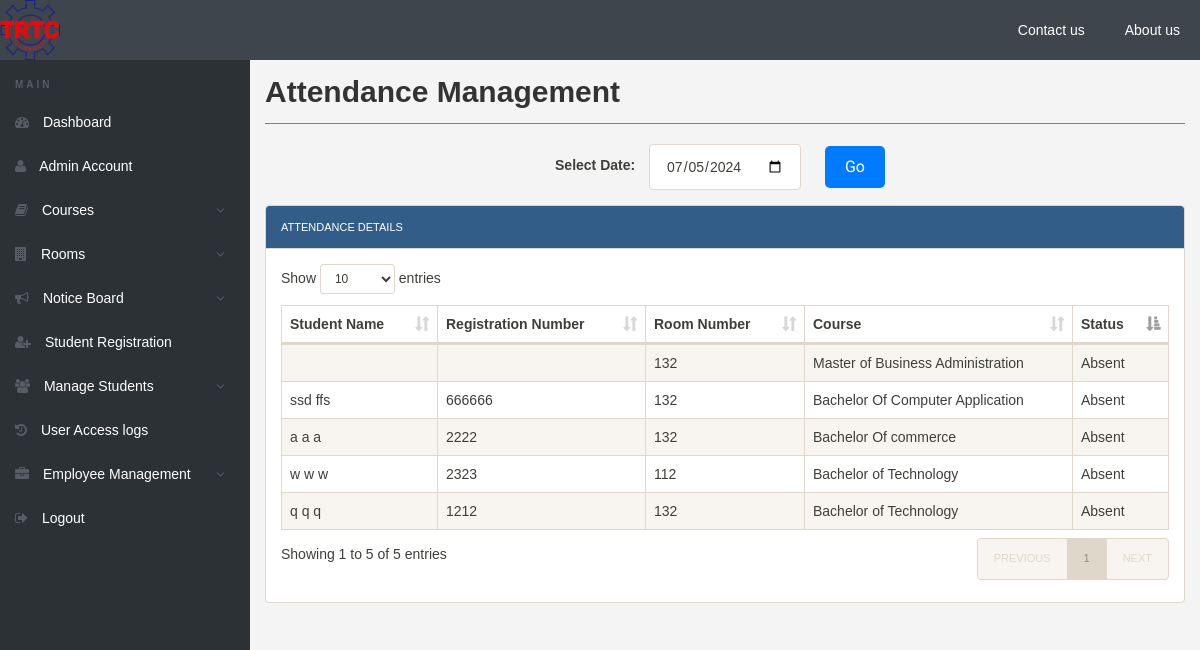
Page /hostel/admin/attendance.php (signed in) on the committed database.
### tables this page shows
CREATE TABLE `registration` (
  `id` int(11) NOT NULL,
  `roomno` int(11) DEFAULT NULL,
  `seater` int(11) DEFAULT NULL,
  `feespm` int(11) DEFAULT NULL,
  `foodstatus` int(11) DEFAULT NULL,
  `stayfrom` date DEFAULT NULL,
  `duration` int(11) DEFAULT NULL,
  `course` varchar(500) DEFAULT NULL,
  `regno` int(11) DEFAULT NULL,
  `firstName` varchar(500) DEFAULT NULL,
  `middleName` varchar(500) DEFAULT NULL,
  `lastName` varchar(500) DEFAULT NULL,
  `gender` varchar(250) DEFAULT NULL,
  `contactno` bigint(11) DEFAULT NULL,
  `emailid` varchar(500) DEFAULT NULL,
  `egycontactno` bigint(11) DEFAULT NULL,
  `guardianName` varchar(500) DEFAULT NULL,
  `guardianRelation` varchar(500) DEFAULT NULL,
  `guardianContactno` bigint(11) DEFAULT NULL,
  `corresAddress` varchar(500) DEFAULT NULL,
  `corresCIty` varchar(500) DEFAULT NULL,
  `corresState` varchar(500) DEFAULT NULL,
  `corresPincode` int(11) DEFAULT NULL,
  `pmntAddress` varchar(500) DEFAULT NULL,
  `pmntCity` varchar(500) DEFAULT NULL,
  `pmnatetState` varchar(500) DEFAULT NULL,
  `pmntPincode` int(11) DEFAULT NULL,
  `postingDate` timestamp NULL DEFAULT current_timestamp(),
  `updationDate` varchar(500) DEFAULT NULL
);

CREATE TABLE `userregistration` (
  `id` int(11) NOT NULL,
  `regNo` varchar(255) DEFAULT NULL,
  `firstName` varchar(255) DEFAULT NULL,
  `middleName` varchar(255) DEFAULT NULL,
  `lastName` varchar(255) DEFAULT NULL,
  `gender` varchar(255) DEFAULT NULL,
  `contactNo` bigint(20) DEFAULT NULL,
  `email` varchar(255) DEFAULT NULL,
  `password` varchar(255) DEFAULT NULL,
  `regDate` timestamp NULL DEFAULT current_timestamp(),
  `updationDate` varchar(45) DEFAULT NULL,
  `passUdateDate` varchar(45) DEFAULT NULL
);

### hostel/admin/attendance.php (the view, shortened to what this page needs)
<?php
include('includes/config.php');
$selected_date = isset($_POST['selected_date']) ? $_POST['selected_date'] : date('Y-m-d');
$current_date = date('Y-m-d');
if ($selected_date > $current_date) {
    $result = false;
} else {
    $fetchQuery = "SELECT a.id as attendance_id, r.roomno, r.course, u.firstName, u.middleName, u.lastName, u.regNo, a.date, COALESCE(a.status, 'Absent') as status
                  FROM registration r
                  LEFT JOIN userregistration u ON r.regno = u.regno
                  LEFT JOIN attendance a ON u.id = a.user_id AND a.date = '$selected_date'
                  ORDER BY r.id ASC";
    $result = mysqli_query($mysqli, $fetchQuery);
}
?>
<!DOCTYPE html>
<html lang="en">
<head>
    <link rel="stylesheet" href="css/font-awesome.min.css">
    <link rel="stylesheet" href="css/bootstrap.min.css">
    <link rel="stylesheet" href="css/dataTables.bootstrap.min.css">
    <link rel="stylesheet" href="css/bootstrap-social.css">
    <link rel="stylesheet" href="css/bootstrap-select.css">
    <link rel="stylesheet" href="css/fileinput.min.css">
    <link rel="stylesheet" href="css/awesome-bootstrap-checkbox.css">
    <link rel="stylesheet" href="css/style.css">
    <link rel="stylesheet" href="css/attendance.css">
</head>
<body>
    <?php include("includes/header.php"); ?>
    <div class="ts-main-content">
        <?php include("includes/sidebar.php"); ?>
        <div class="content-wrapper">
            <div class="container-fluid">
                <div class="row">
                    <div class="col-md-12">
                        <h2 class="page-title">Attendance Management</h2>
                        <form method="post" class="form-inline custom-inline-form" style="margin-bottom: 15px">
                            <div class="form-group">
                                <label for="selected_date">Select Date:</label>
                                <input type="date" class="form-control" id="selected_date" name="selected_date" value="<?php echo $selected_date; ?>">
                            </div>
                            <button type="submit" class="btn btn-primary">Go</button>
                        </form>
                        <div class="panel panel-default">
                            <div class="panel-heading" style="background-color: #325d88;color:white">Attendance Details</div>
                            <div class="panel-body">
                                <?php if ($selected_date > $current_date): ?>
                                    <p>No attendance records available for future dates.</p>
                                <?php else: ?>
                                    <table id="attendanceTable" class="table table-striped table-bordered" style="width:100%">
                                        <thead>
                                            <tr>
                                                <th>Student Name</th>
                                                <th>Registration Number</th>
                                                <th>Room Number</th>
                                                <th>Course</th>
                                                <th>Status</th>
                                            </tr>
                                        </thead>
                                        <tbody>
                                            <?php
                                            if (mysqli_num_rows($result) > 0) {
                                                while ($row = mysqli_fetch_assoc($result)) {
                                                    echo "<tr>";
                                                    echo "<td>" . htmlspecialchars($row['firstName'] . ' ' . $row['middleName'] . ' ' . $row['lastName']) . "</td>";
                                                    echo "<td>" . htmlspecialchars($row['regNo']) . "</td>";
                                                    echo "<td>" . htmlspecialchars($row['roomno']) . "</td>";
                                                    echo "<td>" . htmlspecialchars($row['course']) . "</td>";
                                                    echo "<td>" . htmlspecialchars($row['status']) . "</td>";
                                                    echo "</tr>";
                                                }
                                            } else {
                                                echo "<tr><td colspan='5'>No attendance records found</td></tr>";
                                            }
                                            ?>
                                        </tbody>
                                    </table>
                                <?php endif; ?>
                            </div>
                        </div>
                    </div>
                </div>
            </div>
        </div>
    </div>
</body>
</html>

### hostel/admin/includes/header.php (shortened to what this page needs)
<head>
	<link rel="stylesheet" href="css/head-side.css">
</head>
<?php if($_SESSION['id'])
{ ?><div class="brand clearfix" style="height:60px">
		<a href="https://trtcguwahati.org/"><img class="image" src="img/logo.png" style="height:60px; width:60px" alt="logo"></a>
		<ul class="ts-profile-nav">
            <li>
                <a href="https://trtcguwahati.org/contact.html">Contact us</a>
            </li>
            <li>
                <a href="https://trtcguwahati.org/about.html">About us</a>
            </li>
        </ul>
	</div>
	<?php } ?>

### hostel/admin/includes/sidebar.php (shortened to what this page needs)
<head>
</head>
<body>
    <nav class="ts-sidebar">
        <ul class="ts-sidebar-menu">
            <li class="ts-label">Main</li>
            <li><a href="dashboard.php"><i class="fa fa-tachometer"></i> Dashboard</a></li>
            <li><a href="admin-profile.php"><i class="fa fa-user"></i> Admin Account</a></li>
            <li><a href="#"><i class="fa fa-book"></i> Courses</a>
            </li>
            <li><a href="#"><i class="fa fa-building"></i> Rooms</a>
            </li>
            <li><a href="#"><i class="fa fa-bullhorn"></i> Notice Board</a>
            </li>
            <li><a href="registration.php"><i class="fa fa-user-plus"></i> Student Registration</a></li>
            <li class="menu-item-has-children">
                <a href="#"><i class="fa fa-users"></i> Manage Students</a>
            </li>
            <li><a href="access-log.php"><i class="fa fa-history"></i> User Access logs</a></li>
            <li><a href="#"><i class="fa fa-briefcase"></i> Employee Management</a>
            </li>
            <li><a href="logout.php"><i class="fa fa-sign-out"></i> Logout</a></li>
        </ul>
    </nav>
</body>

### hostel/admin/css/style.css (style rules this page uses)
html { font-size: 14px; }
@media only screen and (min-width: 480px) { html { font-size: 17px; } }
@media only screen and (min-width: 768px) { html { font-size: 14px; } }
body { font-size: 1em; }
a { color: #37a6c4; }
.btn { font-family: 'Oswald', sans-serif; }
.panel { overflow: hidden; }
ul, li { margin: 0; padding: 0; list-style: none; }
.btn { text-transform: none; }
.page-title { padding-bottom: 15px; margin-bottom: 20px; border-bottom: 1px solid #f0f0f0; }
.brand { background: #3e454c; position: relative; z-index: 3; position: fixed; width: 100%; top: 0; }
.brand .ts-profile-nav { float: right; display: none; }
.brand .ts-profile-nav li { float: left; position: relative; }
.brand .ts-profile-nav li a { display: block; padding: 20px; color: #fff; }
@media only screen and (min-width: 992px) { .brand .ts-profile-nav { display: block; } }
.ts-sidebar { background: #2c3136; max-height: 0; transition: max-height 0.3s; overflow: hidden; position: fixed; z-index: 2; width: 100%; bottom: 0; top: 60px; overflow-y: auto; }
@media only screen and (min-width: 992px) { .ts-sidebar { max-height: 100%; bottom: 0; } }
.ts-sidebar-menu .ts-label { color: #585c64; font-weight: bold; padding: 8px 15px; text-transform: uppercase; font-size: 10px; letter-spacing: 3px; margin-top: 10px; }
.ts-sidebar-menu a { display: block; text-decoration: none; padding: 12px 15px; color: #fff; }
.ts-sidebar-menu li { position: relative; }
.ts-sidebar-menu li i { color: #585c64; margin-right: 10px; }
.ts-main-content .content-wrapper { padding-top: 15px; margin-top: 10px; }
@media only screen and (min-width: 992px) { .ts-main-content .ts-sidebar { width: 250px; float: left; } }
@media only screen and (min-width: 992px) { .ts-main-content .content-wrapper { margin-left: 250px; } }
body { font-family: Arial, sans-serif; background-color: #f4f4f4; margin: 0; padding: 0; }
h2 { color: #333; margin-bottom: 20px; font-size: 24px; }
form { width: 100%; }
.form-group { margin-bottom: 15px; }
label { display: block; margin-bottom: 5px; font-weight: bold; }
button[type="submit"], button { display: inline-block; padding: 10px 20px; font-size: 16px; color: #fff; background-color: #007bff; border: none; border-radius: 5px; cursor: pointer; transition: background-color 0.3s ease; margin-right: 10px; }
.content-wrapper { margin-top: 50px; }
.page-title { margin-bottom: 20px; font-size: 28px; color: #333; }

### hostel/admin/css/attendance.css (style rules this page uses)
body { font-family: Arial, sans-serif; }
.page-title { font-size: 30px; font-weight: bold; margin-bottom: 20px; border-bottom: 1px solid grey; margin-top: 50px; }
form { text-align: center; }
.custom-inline-form .form-group, .custom-inline-form label, .custom-inline-form input, .custom-inline-form button { display: inline-block; margin-right: 10px; vertical-align: middle; }

### hostel/admin/css/head-side.css (style rules this page uses)
.image { position: fixed; top: 0px; left: 0px; }

### rows in the picture
registration: roomno "132", course "Master of Business Administration", status "Absent"
registration: userregistration.firstName+middleName+lastName "ssd ffs", userregistration.regNo "666666", roomno "132", course "Bachelor Of Computer Application", status "Absent"
registration: userregistration.firstName+middleName+lastName "a a a", userregistration.regNo "2222", roomno "132", course "Bachelor Of commerce", status "Absent"
registration: userregistration.firstName+middleName+lastName "w w w", userregistration.regNo "2323", roomno "112", course "Bachelor of Technology", status "Absent"
registration: userregistration.firstName+middleName+lastName "q q q", userregistration.regNo "1212", roomno "132", course "Bachelor of Technology", status "Absent"
